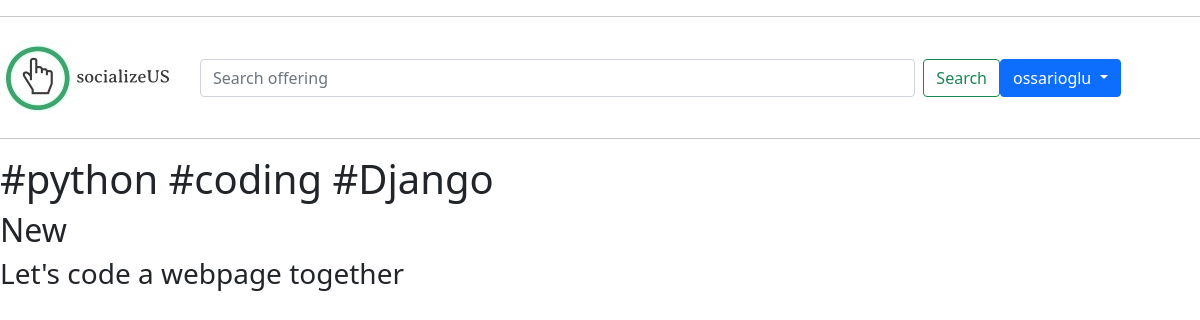
The app's page /offerings/76eaadc5-eb49-43a5-b0ae-ef500ccf0c5a/ (signed in) with its own data.
### base/models.py (models this page shows, shortened)
class Offering(models.Model):
    serviceID = models.UUIDField(primary_key = True, default = uuid.uuid4, editable = False)
    tag = models.ForeignKey(Tag, on_delete=models.CASCADE, null=True)
    status = models.CharField(max_length=10,default='New')
    providerID = models.ForeignKey(User, on_delete=models.CASCADE)
    keywords = models.CharField(max_length=100)
    serviceInfo = models.TextField(max_length=200,null=True,blank=True)
    startingDate = models.DateTimeField(editable=True,default=timezone.now())
    duration = models.PositiveIntegerField(editable=True,default=1)
    meetingType = models.CharField(max_length=10,default='FaceToFace')
    location = models.CharField(max_length=50)
    capacity = models.PositiveIntegerField(editable=True,default=1)
    deadlineForUpdate = models.DateTimeField(editable=True,default=timezone.now())
    updated = models.DateTimeField(auto_now=True)
    created = models.DateTimeField(auto_now_add=True)
    class Meta:
        ordering = ['-updated','-created']

### base/views.py (the view)
# urls.py: path('offerings/<str:ofnum>/', views.offerings, name ="offerings"),
def offerings(request, ofnum):
    offer = Offering.objects.get(serviceID=ofnum)
    context = {'offers':offer}
    return render(request, 'base/offerings.html', context)

### base/templates/base/offerings.html
{% extends 'main.html' %}
{% block content %}
<h1> {{ offers.keywords }}</h1>
<h2> {{ offers.status }}</h2>
<h3> {{ offers.serviceInfo }}</h3>
{% endblock content %}

### templates/navbar.html (shortened to what this page needs)
{% load static %}
<hr>
<nav class="navbar navbar-expand-lg navbar-light bg-white">
        <div class="col-2">
            <a href="{% url 'home' %}">
                <img src="{% static 'images/logo.jpeg' %}" />
            </a>
        </div>
        <div class="col-8">
            <form class="d-flex" method="GET" action="{% url 'home' %}">
                <input class="form-control me-2" type="text" name="q" placeholder="Search offering" />
                <button class="btn btn-outline-success" type="submit">Search</button>
            </form>
        </div>
        {% if request.user.is_authenticated %}
            <div class="dropdown">
                <button class="btn btn-primary dropdown-toggle" type="button" id="dropdownMenuButton" data-bs-toggle="dropdown" aria-haspopup="true" aria-expanded="false">
                {{ request.user }}
                </button>
            </div>
        {% else %}
            <div class="col-2">
                <a class="btn btn-primary" href="{% url 'login' %}" role="button">Sing In</a>
                <a class="btn btn-success" href="{% url 'login' %}" role="button">Sing Up</a>
            </div>
        {% endif %}
</nav>
<hr>

### records on screen
Offering: keywords "#python #coding #Django", status "New", serviceInfo "Let's code a webpage together"

### other values on screen
{{ request.user }} "ossarioglu"
